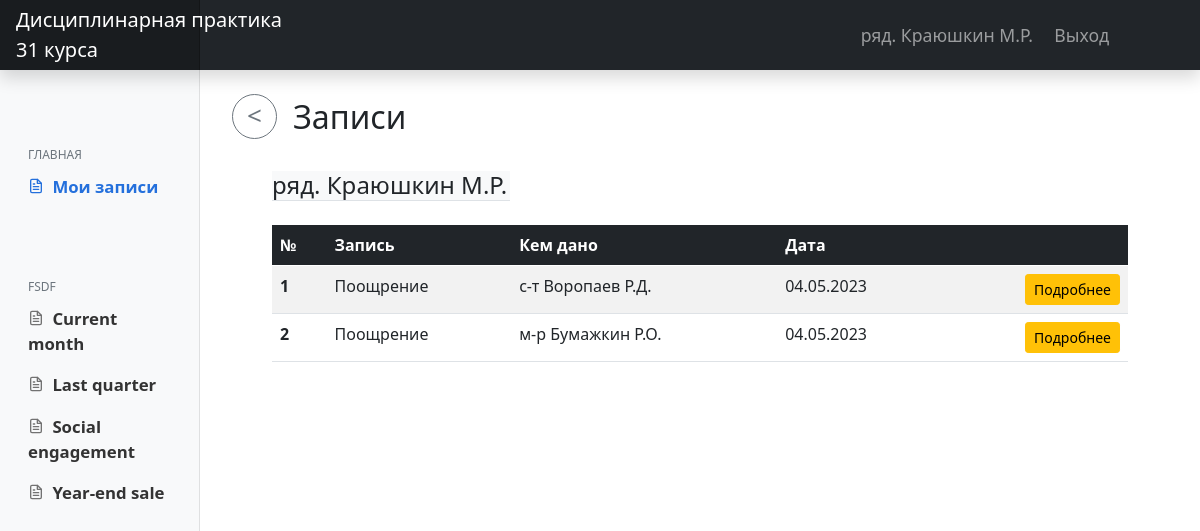
Page /notes/krayushkin-mr-87da3e5d/ (signed in) on the committed database.
### main/models.py (models this page shows, shortened)
class CustomUser(AbstractUser):
    LS = 1
    KO = 2
    KG = 3
    KOF = 4
    ST = 5
    NK = 6
    ROLE_CHOICES = (
        (LS, 'Курсант'),
        (KO, 'Командир отделения'),
        (KG, 'Командир группы'),
        (KOF, 'Курсовой офицер'),
        (ST, 'Старшина курса'),
        (NK, 'Начальник курса')
    )
    RANG_CHOICES = (
        ('ряд.', 'Рядовой'),
        ('мл.с-т', 'Мл.Сержант'),
        ('с-т', 'Сержант'),
        ('ст.с-т', 'Ст.Сержант'),
        ('пр-к', 'Прапорщик'),
        ('ст.пр-к', 'Ст.Прапорщик'),
        ('л-т', 'Лейтенант'),
        ('ст.л-т', 'Ст.Лейтенант'),
        ('к-н', 'Капитан'),
        ('м-р', 'Майор'),
        ('п/п-к', 'Подполковник'),
        ('п-к', 'Полковник')
    )
    role = models.PositiveSmallIntegerField('Должность', choices=ROLE_CHOICES, blank=True, null=True)
    first_name = models.CharField('Имя', max_length=50, blank=True, null=True)
    last_name = models.CharField('Фамилия', max_length=50, blank=True, null=True)
    surname = models.CharField('Отчество', max_length=50, blank=True, null=True)
    rang = models.CharField('Воинское звание', choices=RANG_CHOICES, max_length=50, blank=True, null=True)
    category = TreeForeignKey('Category', on_delete=models.PROTECT, related_name='staff', verbose_name='Подразделение',
                              blank=True, null=True)
    slug = models.SlugField(max_length=255, help_text='Заполняется автоматически!', db_index=True, blank=True)
    def get_FIO(self):
        if self.last_name:
            return str(self.rang) + ' ' + str(self.last_name) + ' ' + str(self.first_name[0].upper()) + '.' + str(
                self.surname[0].upper()) + '.'
        else:
            return "'unknown'"

class Note(models.Model):
    TYPENOTE_CHOICES = (
        ('Поощрение', 'Поощрение'),
        ('Взыскание', 'Взыскание'),
        ('Снятие ранее применённого взыскания', 'Снятие ранее применённого взыскания'),
    )
    cadet = models.ForeignKey(settings.AUTH_USER_MODEL, on_delete=models.CASCADE, related_name='notes',
                              verbose_name='Кому')
    type = models.CharField('Вид записи', choices=TYPENOTE_CHOICES, max_length=40)
    who_gave = models.ForeignKey(settings.AUTH_USER_MODEL, on_delete=models.PROTECT, related_name='written_notes',
                                 verbose_name='Кем дано')
    text = models.TextField('Текст записи')
    date = models.DateTimeField('Дата', default=datetime.now())
    check_active = models.BooleanField('Активно', default=True)
    slug = models.SlugField(max_length=255, unique=True, db_index=True, blank=True)
    class Meta:
        verbose_name = 'Запись'
        verbose_name_plural = 'Записи'

### main/views.py (the view)
# urls.py: path('notes/<slug:slug>/', UserNotesListView.as_view(), name='view_user_notes'),
class UserNotesListView(LoginRequiredMixin, ListView):
    model = Note
    context_object_name = 'user_notes'
    template_name = 'main/user_notes.html'
    def get_queryset(self):
        slug = self.kwargs["slug"]
        user = CustomUser.objects.filter(slug=slug).first()
        notes = user.notes.all()
        return notes
    def get_context_data(self, **kwargs):
        context = super().get_context_data(**kwargs)
        slug = self.kwargs["slug"]
        user = CustomUser.objects.filter(slug=slug).first()
        context["user"] = user
        return context

### main/templates/main/user_notes.html (shortened to what this page needs)
{% extends 'main/layout.html' %}
{% load static %}
{% block content %}
    <h2 class="mt-4 ms-2"><a onclick="history.back();"><button class="btn btn-outline-secondary btn-circle btn-sm mb-2 me-3"><</button></a>Записи</h2>
    <h4 class="mt-4 mx-5 bg-light w-25 border-bottom">{{ user.get_FIO }}</h4>
    {% if user_notes %}
    <div class="table-responsive mt-4 mx-5">
        <table class="table table-striped">
            <thead class="table-dark">
            <tr>
                <th scope="col">№</th>
                <th scope="col">Запись</th>
                <th scope="col">Кем дано</th>
                <th scope="col">Дата</th>
                <th scope="col"></th>
            </tr>
            </thead>
            <tbody>
            {% for note in user_notes %}
                <tr>
                    <th scope="row">{{ forloop.counter }}</th>
                    <td>{{ note.type }}</td>
                    <td>{{ note.who_gave.get_FIO }}</td>
                    <td>{{ note.date|date:"d.m.Y" }}</td>
                    <td class="text-end"><a class="btn btn-sm btn-warning" href="{% url 'user_note_detail' slug=note.slug %}">Подробнее</a></td>
                </tr>
            {% endfor %}
            </tbody>
        </table>
    </div>
    {% else %}
        <div class="alert alert-warning text-center mt-4 mx-5" role="alert">
            <h4 class="mt-1">Нет записей</h4>
        </div>
    {% endif %}
{% endblock %}

### main/templates/main/layout.html (shortened to what this page needs)
{% load static %}
<!DOCTYPE html>
<html lang="ru">
<head>
    <link rel="stylesheet" href="{% static 'main/css/main.css' %}">
    <link rel="stylesheet" href="{% static 'main/css/bootstrap.min.css' %}">
    <link href="{% static 'main/js/main.js' %}" rel="stylesheet">
  </head>
  <body>
  <header class="navbar navbar-dark sticky-top bg-dark flex-md-nowrap p-0 shadow">
      <a href="{% url 'home' %}" class="navbar-brand col-md-3 col-lg-2 me-0 px-3 text-start">Дисциплинарная практика<br>31 курса</a>
      <div class="navbar-nav">
          <div class="row row-cols-2 mx-2 gx-5">
              <div class="nav-item text-nowrap">
                  <a class="nav-link nav-el">{{ request.user.get_FIO }}</a>
              </div>
              <div class="nav-item text-nowrap">
                  <a class="nav-link nav-el px-3" href="{% url 'logout' %}">Выход</a>
              </div>
          </div>
      </div>
  </header>
  <div class="container-fluid">
      <div class="row">
          <nav id="sidebarMenu" class="col-md-3 col-lg-2 d-md-block bg-light sidebar collapse">
              <div class="position-sticky pt-5">
                  <h6 class="sidebar-heading d-flex justify-content-between align-items-center px-3 mb-1 text-muted">
                      Главная</h6>
                  <ul class="nav flex-column">
                      {% if request.user.role == 1 or request.user.role == 2 or request.user.role == 3 %}
                      <li class="nav-item">
                          <a class="nav-link active" aria-current="page" href="{% url 'view_user_notes' slug=request.user.slug %}">
                              <span data-feather="file-text"></span>
                              Мои записи
                          </a>
                      </li>
                      {% endif %}
                  </ul>
                  <h6 class="sidebar-heading d-flex justify-content-between align-items-center px-3 pt-5 mt-4 mb-1 text-muted">
                      fsdf</h6>
                  <ul class="nav flex-column mb-2">
                      <li class="nav-item">
                          <a class="nav-link" href="#">
                              <span data-feather="file-text"></span>
                              Current month
                          </a>
                      </li>
                      <li class="nav-item">
                          <a class="nav-link" href="#">
                              <span data-feather="file-text"></span>
                              Last quarter
                          </a>
                      </li>
                      <li class="nav-item">
                          <a class="nav-link" href="#">
                              <span data-feather="file-text"></span>
                              Social engagement
                          </a>
                      </li>
                      <li class="nav-item">
                          <a class="nav-link" href="#">
                              <span data-feather="file-text"></span>
                              Year-end sale
                          </a>
                      </li>
                  </ul>
              </div>
    </nav>
    <main class="col-md-9 ms-sm-auto col-lg-10 px-md-4">
        {% block content %}{% endblock %}
    </main>
  </div>
</div>
  </body>
</html>

### main/static/main/css/main.css (style rules this page uses)
body { font-size: .875rem; }
.feather { width: 16px; height: 16px; vertical-align: text-bottom; }
.sidebar { position: fixed; top: 0; bottom: 0; left: 0; z-index: 100; padding: 100px 0 0; box-shadow: inset -1px 0 0 rgba(0, 0, 0, .1); }
.sidebar .nav-link { font-weight: 600; color: #333; font-size: 1.05rem; }
.sidebar .nav-link .feather { margin-right: 4px; margin-bottom: 4px; color: #727272; }
.sidebar .nav-link { transition: transform .3s ease-out; }
.sidebar .nav-link.active { color: #2470dc; }
.sidebar .nav-link:hover .feather, .sidebar .nav-link.active .feather { color: inherit; }
.sidebar-heading { font-size: .75rem; text-transform: uppercase; }
.navbar-brand { padding-top: .75rem; padding-bottom: .75rem; font-size: 1.15rem; background-color: rgba(0, 0, 0, .25); box-shadow: inset -1px 0 0 rgba(0, 0, 0, .25); }
.nav-el { font-size: 1.1rem; }
.btn-circle.btn-sm { width: 45px; height: 45px; padding-top: 0px; padding-bottom: 3px; border-radius: 60px; font-size: 26px; text-align: center; }

### rows in the picture
CustomUser: user.get_FIO "ряд. Краюшкин М.Р.", get_FIO "ряд. Краюшкин М.Р."
Note: type "Поощрение", who_gave.get_FIO "с-т Воропаев Р.Д.", date "04.05.2023"
Note: type "Поощрение", who_gave.get_FIO "м-р Бумажкин Р.О.", date "04.05.2023"
